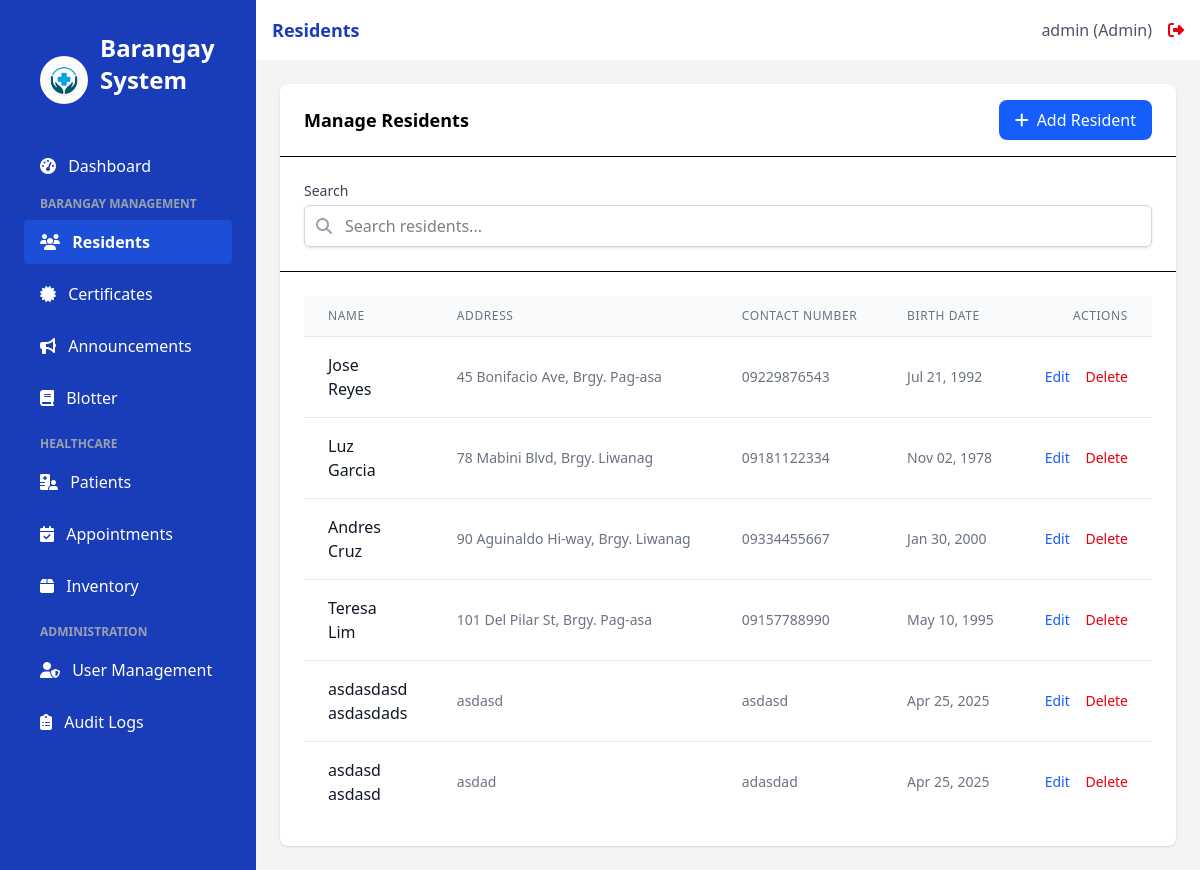
/residents (signed in), run on an earlier commit of the app's database.
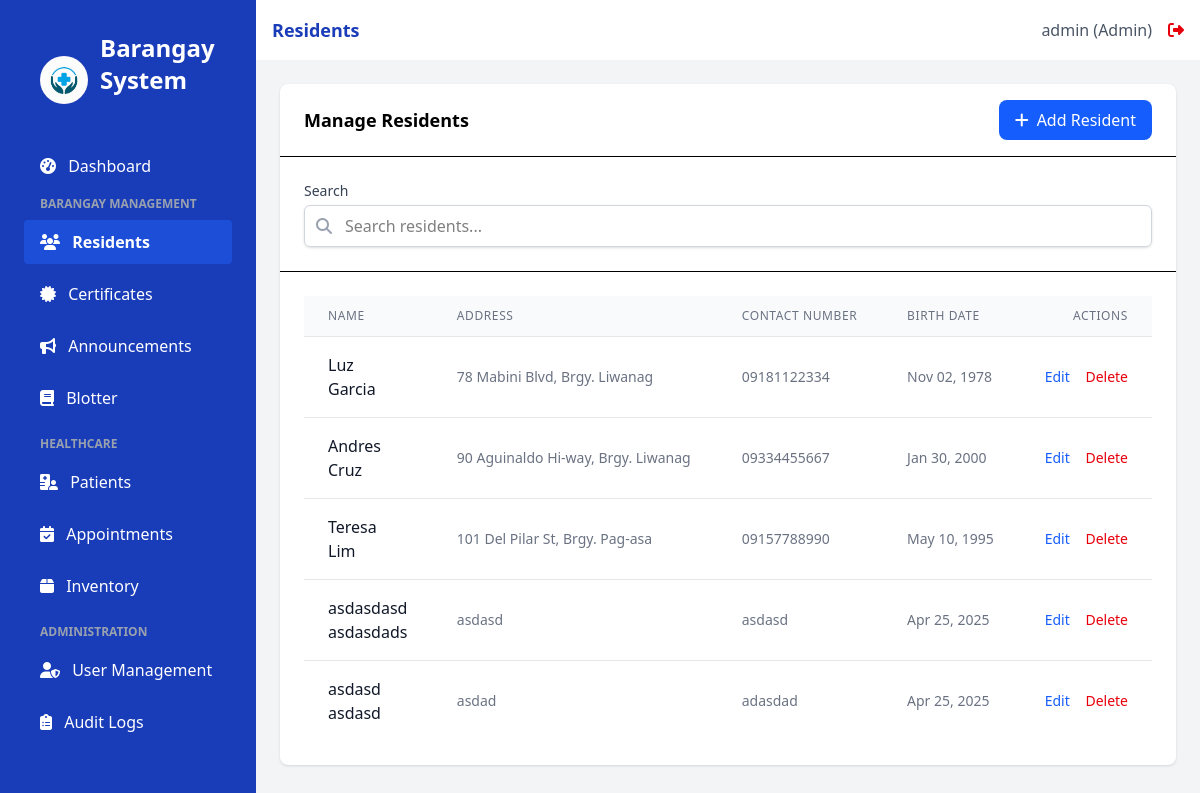
And on a later commit of the database.
### app.py (models this page shows)
class Resident(db.Model):
    id = db.Column(db.Integer, primary_key=True)
    first_name = db.Column(db.String(100), nullable=False)
    last_name = db.Column(db.String(100), nullable=False)
    address = db.Column(db.String(200), nullable=False)
    contact_number = db.Column(db.String(20))
    birth_date = db.Column(db.Date)
    created_at = db.Column(db.DateTime, default=datetime.utcnow)
    is_patient = db.Column(db.Boolean, default=False)

### app.py (the view)
@app.route('/residents')
@login_required
def residents():
    residents_list = Resident.query.all()
    return render_template('residents.html', title='Residents', residents=residents_list)

### app.py (called while the page is built)
@login_manager.user_loader
def load_user(user_id):
    return User.query.get(int(user_id))

### templates/residents.html (shortened to what the changed rows need)
{% extends 'base.html' %}
{% block content %}
<div x-data="residentSystem()" class="bg-white rounded-lg shadow">
    <div class="border-b px-6 py-4 flex items-center justify-between">
        <h2 class="font-semibold text-lg">Manage Residents</h2>
    </div>
    <div class="p-6 overflow-x-auto">
        <table class="min-w-full divide-y divide-gray-200">
            <thead class="bg-gray-50">
                <tr>
                    <th scope="col" class="px-6 py-3 text-left text-xs font-medium text-gray-500 uppercase tracking-wider">Name</th>
                    <th scope="col" class="px-6 py-3 text-left text-xs font-medium text-gray-500 uppercase tracking-wider">Address</th>
                    <th scope="col" class="px-6 py-3 text-left text-xs font-medium text-gray-500 uppercase tracking-wider">Contact Number</th>
                    <th scope="col" class="px-6 py-3 text-left text-xs font-medium text-gray-500 uppercase tracking-wider">Birth Date</th>
                    <th scope="col" class="px-6 py-3 text-right text-xs font-medium text-gray-500 uppercase tracking-wider">Actions</th>
                </tr>
            </thead>
            <tbody class="bg-white divide-y divide-gray-200">
                {% if residents %}
                    {% for resident in residents %}
                    <tr data-id="{{ resident.id }}" x-show="matchesSearch('{{ resident.first_name }} {{ resident.last_name }}', '{{ resident.address }}')">
                        <td class="px-6 py-4 whitespace-nowrap">
                            <div class="font-medium text-gray-900" data-field="firstName">{{ resident.first_name }}</div>
                            <div class="font-medium text-gray-900" data-field="lastName">{{ resident.last_name }}</div>
                        </td>
                        <td class="px-6 py-4 whitespace-nowrap text-sm text-gray-500" data-field="address">
                            {{ resident.address }}
                        </td>
                        <td class="px-6 py-4 whitespace-nowrap text-sm text-gray-500" data-field="contact">
                            {{ resident.contact_number }}
                        </td>
                        <td class="px-6 py-4 whitespace-nowrap text-sm text-gray-500" data-field="birthDate" data-value="{{ resident.birth_date.strftime('%Y-%m-%d') if resident.birth_date else '' }}">
                            {{ resident.birth_date.strftime('%b %d, %Y') if resident.birth_date }}
                        </td>
                        <td class="px-6 py-4 whitespace-nowrap text-right text-sm font-medium">
                            <button class="text-blue-600 hover:text-blue-900 mr-3" @click="editResident({{ resident.id }})">Edit</button>
                            <button class="text-red-600 hover:text-red-900" @click="deleteResident({{ resident.id }})">Delete</button>
                        </td>
                    </tr>
                    {% endfor %}
                {% else %}
                    <tr>
                        <td colspan="5" class="px-6 py-4 text-center text-sm text-gray-500">
                            No residents found
                        </td>
                    </tr>
                {% endif %}
            </tbody>
        </table>
    </div>
</div>
{% endblock %}

What changed in the data, as far as the page shows it:
removed Resident: first_name "Jose", last_name "Reyes", address "45 Bonifacio Ave, Brgy. Pag-asa", contact_number "09229876543", birth_date "Jul 21, 1992"
